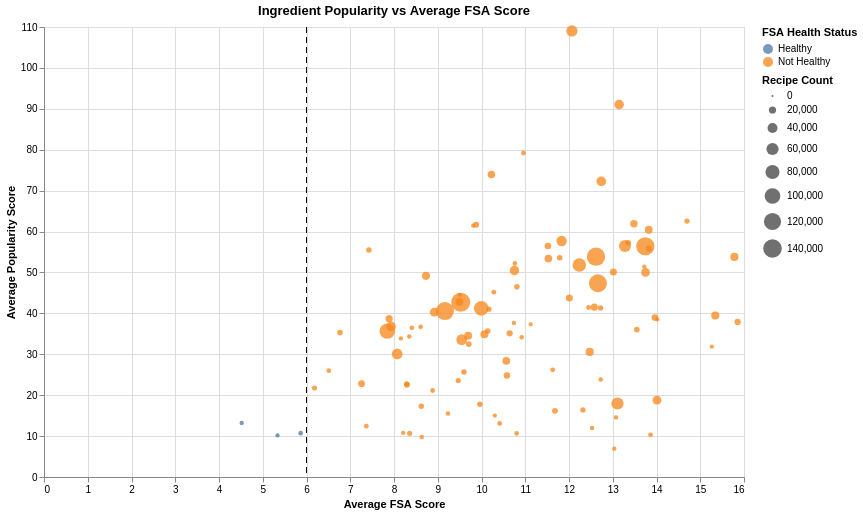

Notebook code cell kept with this figure:
### Code cell
import pandas as pd
import ast
import altair as alt
import numpy as np

alt.data_transformers.disable_max_rows()

# -----------------------------------
# 1. start from df_recipes
# -----------------------------------
df = df_recipes.copy()

# -----------------------------------
# 2. parse ingredients
# -----------------------------------
def parse_ingredients(x):
    if pd.isna(x):
        return []
    if isinstance(x, list):
        return [str(i).strip().lower() for i in x if str(i).strip()]
    if isinstance(x, str):
        x = x.strip()
        if x == "":
            return []
        if x.startswith("[") and x.endswith("]"):
            try:
                parsed = ast.literal_eval(x)
                if isinstance(parsed, list):
                    return [str(i).strip().lower() for i in parsed if str(i).strip()]
            except Exception:
                pass
        if "^" in x:
            return [i.strip().lower() for i in x.split("^") if i.strip()]
        return [x.lower()]
    return []

df["ingredients_list"] = df["ingredients_canonical_final_le_5_replace"].apply(parse_ingredients)

# -----------------------------------
# 3. explode to one row per ingredient
# -----------------------------------
df_exploded = df.explode("ingredients_list").copy()
df_exploded = df_exploded.rename(columns={"ingredients_list": "ingredient"})

df_exploded["ingredient"] = (
    df_exploded["ingredient"]
    .astype(str)
    .str.strip()
    .str.lower()
)

bad_values = {"", "nan", "none", "[]", "['']", '[""]'}
df_exploded = df_exploded[
    df_exploded["ingredient"].notna() &
    (~df_exploded["ingredient"].isin(bad_values))
].copy()

# -----------------------------------
# 4. remove spice-like ingredients
# -----------------------------------
spice_keywords = [
    "salt", "pepper", "black pepper", "white pepper",
    "garlic powder", "onion powder", "paprika", "cumin",
    "oregano", "basil", "thyme", "parsley", "chili powder",
    "chili", "cinnamon", "nutmeg", "clove", "ginger",
    "turmeric", "seasoning", "spice", "herb", "rosemary",
    "sage", "coriander", "cilantro", "bay leaf", "cardamom",
    "allspice", "dill", "mint", "tarragon", "marjoram","other_target_ingredient",
]

def is_spice(ingredient):
    ingredient = str(ingredient).lower()
    return any(spice in ingredient for spice in spice_keywords)

df_clean = df_exploded[~df_exploded["ingredient"].apply(is_spice)].copy()

# -----------------------------------
# 5. aggregate ingredient-level metrics
# -----------------------------------
ingredient_stats = (
    df_clean
    .groupby("ingredient")
    .agg(
        avg_FSA_score=("FSA_Score", "mean"),
        avg_popularity_score=("popularity_score", "mean"),
        recipe_count=("ingredient", "count")
    )
    .reset_index()
)

ingredient_stats = ingredient_stats[
    ingredient_stats["recipe_count"] >= 20
].copy()

# -----------------------------------
# 6. define healthy vs not healthy
#    lower FSA score = healthier
# -----------------------------------
fsa_threshold = 6

ingredient_stats["FSA_health_label"] = np.where(
    ingredient_stats["avg_FSA_score"] <= fsa_threshold,
    "Healthy",
    "Not Healthy"
)

# -----------------------------------
# 7. keep top N for cleaner dropdown
# -----------------------------------
top_n = 100
ingredient_stats = (
    ingredient_stats
    .sort_values("recipe_count", ascending=False)
    .head(top_n)
    .copy()
)

ingredient_list = sorted(ingredient_stats["ingredient"].tolist())
ingredient_options = ["All"] + ingredient_list

# regular parameter, not selection_point
ingredient_param = alt.param(
    name="ingredient_select",
    value="All",
    bind=alt.binding_select(
        options=ingredient_options,
        name="Select ingredient: "
    )
)

# -----------------------------------
# 8. base scatter plot
# -----------------------------------
base = alt.Chart(ingredient_stats).encode(
    x=alt.X("avg_FSA_score:Q", title="Average FSA Score"),
    y=alt.Y("avg_popularity_score:Q", title="Average Popularity Score"),
    size=alt.Size("recipe_count:Q", title="Recipe Count"),
    tooltip=[
        alt.Tooltip("ingredient:N", title="Ingredient"),
        alt.Tooltip("avg_FSA_score:Q", title="Avg FSA Score", format=".2f"),
        alt.Tooltip("avg_popularity_score:Q", title="Avg Popularity Score", format=".3f"),
        alt.Tooltip("recipe_count:Q", title="Recipe Count"),
        alt.Tooltip("FSA_health_label:N", title="FSA Health Status")
    ]
)

# -----------------------------------
# 9. all points colored by healthy / not healthy
# -----------------------------------
all_points = base.mark_circle(opacity=0.75).encode(
    color=alt.Color(
        "FSA_health_label:N",
        title="FSA Health Status"
    )
)

# -----------------------------------
# 10. highlight selected ingredient
#      show only if dropdown != All
# -----------------------------------
highlight_point = (
    alt.Chart(ingredient_stats)
    .transform_filter("ingredient_select != 'All' && datum.ingredient == ingredient_select")
    .mark_circle(size=350, stroke="black", strokeWidth=2, filled=False)
    .encode(
        x="avg_FSA_score:Q",
        y="avg_popularity_score:Q",
        tooltip=[
            alt.Tooltip("ingredient:N", title="Ingredient"),
            alt.Tooltip("avg_FSA_score:Q", title="Avg FSA Score", format=".2f"),
            alt.Tooltip("avg_popularity_score:Q", title="Avg Popularity Score", format=".3f"),
            alt.Tooltip("recipe_count:Q", title="Recipe Count"),
            alt.Tooltip("FSA_health_label:N", title="FSA Health Status")
        ]
    )
)

# -----------------------------------
# 11. label selected ingredient
# -----------------------------------
highlight_text = (
    alt.Chart(ingredient_stats)
    .transform_filter("ingredient_select != 'All' && datum.ingredient == ingredient_select")
    .mark_text(dx=8, dy=-8)
    .encode(
        x="avg_FSA_score:Q",
        y="avg_popularity_score:Q",
        text="ingredient:N"
    )
)

# -----------------------------------
# 12. optional cutoff line
# -----------------------------------
cutoff_df = pd.DataFrame({"fsa_cutoff": [fsa_threshold]})

cutoff_line = alt.Chart(cutoff_df).mark_rule(strokeDash=[6, 4]).encode(
    x="fsa_cutoff:Q"
)

# -----------------------------------
# 13. combine
# -----------------------------------
chart = (
    (all_points + cutoff_line + highlight_point + highlight_text)
    .add_params(ingredient_param)
    .properties(
        title="Ingredient Popularity vs Average FSA Score",
        width=700,
        height=450
    )
)

chart

### Figure 1 — Vega-Lite specification as saved in the notebook (floating-point values rounded to 4 significant figures)
{"config": {"view": {"continuousWidth": 300, "continuousHeight": 300}}, "layer": [{"data": {"name": "data-08fe593d0da8803e77c26758c3593f06"}, "mark": {"type": "circle", "opacity": 0.75}, "encoding": {"color": {"field": "FSA_health_label", "title": "FSA Health Status", "type": "nominal"}, "size": {"field": "recipe_count", "title": "Recipe Count", "type": "quantitative"}, "tooltip": [{"field": "ingredient", "title": "Ingredient", "type": "nominal"}, {"field": "avg_FSA_score", "format": ".2f", "title": "Avg FSA Score", "type": "quantitative"}, {"field": "avg_popularity_score", "format": ".3f", "title": "Avg Popularity Score", "type": "quantitative"}, {"field": "recipe_count", "title": "Recipe Count", "type": "quantitative"}, {"field": "FSA_health_label", "title": "FSA Health Status", "type": "nominal"}], "x": {"field": "avg_FSA_score", "title": "Average FSA Score", "type": "quantitative"}, "y": {"field": "avg_popularity_score", "title": "Average Popularity Score", "type": "quantitative"}}}, {"data": {"name": "data-5c79f04a1f786ea86a30ba53630971b1"}, "mark": {"type": "rule", "strokeDash": [6, 4]}, "encoding": {"x": {"field": "fsa_cutoff", "type": "quantitative"}}}, {"data": {"name": "data-08fe593d0da8803e77c26758c3593f06"}, "mark": {"type": "circle", "filled": false, "size": 350, "stroke": "black", "strokeWidth": 2}, "encoding": {"tooltip": [{"field": "ingredient", "title": "Ingredient", "type": "nominal"}, {"field": "avg_FSA_score", "format": ".2f", "title": "Avg FSA Score", "type": "quantitative"}, {"field": "avg_popularity_score", "format": ".3f", "title": "Avg Popularity Score", "type": "quantitative"}, {"field": "recipe_count", "title": "Recipe Count", "type": "quantitative"}, {"field": "FSA_health_label", "title": "FSA Health Status", "type": "nominal"}], "x": {"field": "avg_FSA_score", "type": "quantitative"}, "y": {"field": "avg_popularity_score", "type": "quantitative"}}, "transform": [{"filter": "ingredient_select != 'All' && datum.ingredient == ingredient_select"}]}, {"data": {"name": "data-08fe593d0da8803e77c26758c3593f06"}, "mark": {"type": "text", "dx": 8, "dy": -8}, "encoding": {"text": {"field": "ingredient", "type": "nominal"}, "x": {"field": "avg_FSA_score", "type": "quantitative"}, "y": {"field": "avg_popularity_score", "type": "quantitative"}}, "transform": [{"filter": "ingredient_select != 'All' && datum.ingredient == ingredient_select"}]}], "height": 450, "params": [{"name": "ingredient_select", "bind": {"input": "select", "options": ["All", "all purpose flour", "apple", "avocado", "bacon", "baking powder", "baking soda", "banana", "beef", "bittersweet chocolate", "black bean", "black olive", "blueberry", "boiling water", "brown sugar", "butter", "buttermilk", "cabbage", "canola oil", "carrot", "celery", "celery rib", "cheddar cheese", "cheese", "chicken", "chicken breast", "chicken broth", "chive", "chocolate chip", "cider vinegar", "coconut", "cold water", "cornstarch", "cranberry", "cream cheese", "cucumber", "curry powder", "dijon mustard", "dry mustard", "dry white wine", "egg", "evaporated milk", "flour", "garlic", "green chily", "green onion", "half and half", "ham", "heavy cream", "honey", "ketchup", "lemon", "lemon juice", "lemon zest", "lime juice", "maple syrup", "margarine", "mayonnaise", "milk", "monterey jack cheese", "mozzarella cheese", "mushroom", "olive oil", "onion", "orange", "parmesan cheese", "peanut butter", "pecan", "pineapple", "potato", "powdered sugar", "raisin", "red wine vinegar", "rice", "rolled oat", "salsa", "scallion", "sesame seed", "shallot", "sharp cheddar cheese", "shortening", "shrimp", "sour cream", "soy sauce", "spinach", "splenda sugar substitute", "strawberry", "sugar", "tomato", "tomato paste", "tomato sauce", "vanilla", "vanilla extract", "vinegar", "walnut", "water", "white wine", "whole wheat flour", "worcestershire sauce", "yogurt", "zucchini"], "name": "Select ingredient: "}, "value": "All"}], "title": "Ingredient Popularity vs Average FSA Score", "width": 700, "$schema": "https://vega.github.io/schema/vega-lite/v6.1.0.json", "datasets": {"data-08fe593d0da8803e77c26758c3593f06": [{"ingredient": "onion", "avg_FSA_score": 9.525, "avg_popularity_score": 42.7, "recipe_count": 147344, "FSA_health_label": "Not Healthy"}, {"ingredient": "sugar", "avg_FSA_score": 12.62, "avg_popularity_score": 53.85, "recipe_count": 136805, "FSA_health_label": "Not Healthy"}, {"ingredient": "butter", "avg_FSA_score": 13.74, "avg_popularity_score": 56.41, "recipe_count": 135578, "FSA_health_label": "Not Healthy"}, {"ingredient": "garlic", "avg_FSA_score": 9.164, "avg_popularity_score": 40.56, "recipe_count": 131991, "FSA_health_label": "Not Healthy"}, {"ingredient": "egg", "avg_FSA_score": 12.66, "avg_popularity_score": 47.36, "recipe_count": 131107, "FSA_health_label": "Not Healthy"}, {"ingredient": "olive oil", "avg_FSA_score": 7.846, "avg_popularity_score": 35.66, "recipe_count": 97292, "FSA_health_label": "Not Healthy"}, {"ingredient": "water", "avg_FSA_score": 9.995, "avg_popularity_score": 41.22, "recipe_count": 86916, "FSA_health_label": "Not Healthy"}, {"ingredient": "milk", "avg_FSA_score": 12.24, "avg_popularity_score": 51.81, "recipe_count": 73294, "FSA_health_label": "Not Healthy"}, {"ingredient": "flour", "avg_FSA_score": 13.11, "avg_popularity_score": 17.97, "recipe_count": 59313, "FSA_health_label": "Not Healthy"}, {"ingredient": "brown sugar", "avg_FSA_score": 13.28, "avg_popularity_score": 56.49, "recipe_count": 57412, "FSA_health_label": "Not Healthy"}, {"ingredient": "all purpose flour", "avg_FSA_score": 12.07, "avg_popularity_score": 109.0, "recipe_count": 50989, "FSA_health_label": "Not Healthy"}, {"ingredient": "lemon juice", "avg_FSA_score": 9.548, "avg_popularity_score": 33.58, "recipe_count": 46203, "FSA_health_label": "Not Healthy"}, {"ingredient": "tomato", "avg_FSA_score": 8.072, "avg_popularity_score": 30.08, "recipe_count": 45254, "FSA_health_label": "Not Healthy"}, {"ingredient": "baking powder", "avg_FSA_score": 11.83, "avg_popularity_score": 57.69, "recipe_count": 43254, "FSA_health_label": "Not Healthy"}, {"ingredient": "baking soda", "avg_FSA_score": 12.74, "avg_popularity_score": 72.26, "recipe_count": 37224, "FSA_health_label": "Not Healthy"}, {"ingredient": "vanilla extract", "avg_FSA_score": 13.15, "avg_popularity_score": 91.05, "recipe_count": 35940, "FSA_health_label": "Not Healthy"}, {"ingredient": "carrot", "avg_FSA_score": 7.933, "avg_popularity_score": 36.83, "recipe_count": 35563, "FSA_health_label": "Not Healthy"}, {"ingredient": "parmesan cheese", "avg_FSA_score": 10.75, "avg_popularity_score": 50.49, "recipe_count": 34650, "FSA_health_label": "Not Healthy"}, {"ingredient": "vanilla", "avg_FSA_score": 14.01, "avg_popularity_score": 18.79, "recipe_count": 31258, "FSA_health_label": "Not Healthy"}, {"ingredient": "green onion", "avg_FSA_score": 8.921, "avg_popularity_score": 40.3, "recipe_count": 30102, "FSA_health_label": "Not Healthy"}, {"ingredient": "sour cream", "avg_FSA_score": 13.75, "avg_popularity_score": 50.01, "recipe_count": 29131, "FSA_health_label": "Not Healthy"}, {"ingredient": "margarine", "avg_FSA_score": 12.47, "avg_popularity_score": 30.58, "recipe_count": 26363, "FSA_health_label": "Not Healthy"}, {"ingredient": "cream cheese", "avg_FSA_score": 15.78, "avg_popularity_score": 53.8, "recipe_count": 25825, "FSA_health_label": "Not Healthy"}, {"ingredient": "powdered sugar", "avg_FSA_score": 15.34, "avg_popularity_score": 39.48, "recipe_count": 25617, "FSA_health_label": "Not Healthy"}, {"ingredient": "celery", "avg_FSA_score": 8.731, "avg_popularity_score": 49.17, "recipe_count": 24974, "FSA_health_label": "Not Healthy"}, {"ingredient": "honey", "avg_FSA_score": 10.07, "avg_popularity_score": 34.89, "recipe_count": 24959, "FSA_health_label": "Not Healthy"}, {"ingredient": "mayonnaise", "avg_FSA_score": 9.494, "avg_popularity_score": 42.81, "recipe_count": 24178, "FSA_health_label": "Not Healthy"}, {"ingredient": "mushroom", "avg_FSA_score": 9.695, "avg_popularity_score": 34.53, "recipe_count": 23996, "FSA_health_label": "Not Healthy"}, {"ingredient": "beef", "avg_FSA_score": 13.82, "avg_popularity_score": 60.44, "recipe_count": 23552, "FSA_health_label": "Not Healthy"}, {"ingredient": "chicken breast", "avg_FSA_score": 10.57, "avg_popularity_score": 28.39, "recipe_count": 23474, "FSA_health_label": "Not Healthy"}, {"ingredient": "soy sauce", "avg_FSA_score": 11.53, "avg_popularity_score": 53.4, "recipe_count": 22723, "FSA_health_label": "Not Healthy"}, {"ingredient": "chicken broth", "avg_FSA_score": 10.23, "avg_popularity_score": 73.92, "recipe_count": 21588, "FSA_health_label": "Not Healthy"}, {"ingredient": "cheddar cheese", "avg_FSA_score": 13.48, "avg_popularity_score": 61.88, "recipe_count": 21343, "FSA_health_label": "Not Healthy"}, {"ingredient": "potato", "avg_FSA_score": 7.889, "avg_popularity_score": 38.7, "recipe_count": 19558, "FSA_health_label": "Not Healthy"}, {"ingredient": "bacon", "avg_FSA_score": 12.58, "avg_popularity_score": 41.52, "recipe_count": 19114, "FSA_health_label": "Not Healthy"}, {"ingredient": "worcestershire sauce", "avg_FSA_score": 13.01, "avg_popularity_score": 50.13, "recipe_count": 18794, "FSA_health_label": "Not Healthy"}, {"ingredient": "cornstarch", "avg_FSA_score": 12.01, "avg_popularity_score": 43.73, "recipe_count": 18722, "FSA_health_label": "Not Healthy"}, {"ingredient": "lime juice", "avg_FSA_score": 7.259, "avg_popularity_score": 22.8, "recipe_count": 17497, "FSA_health_label": "Not Healthy"}, {"ingredient": "walnut", "avg_FSA_score": 11.52, "avg_popularity_score": 56.48, "recipe_count": 16562, "FSA_health_label": "Not Healthy"}, {"ingredient": "pecan", "avg_FSA_score": 13.96, "avg_popularity_score": 38.97, "recipe_count": 16404, "FSA_health_label": "Not Healthy"}, {"ingredient": "lemon zest", "avg_FSA_score": 10.58, "avg_popularity_score": 24.82, "recipe_count": 16151, "FSA_health_label": "Not Healthy"}, {"ingredient": "heavy cream", "avg_FSA_score": 15.85, "avg_popularity_score": 37.91, "recipe_count": 14763, "FSA_health_label": "Not Healthy"}, {"ingredient": "raisin", "avg_FSA_score": 10.64, "avg_popularity_score": 35.12, "recipe_count": 14441, "FSA_health_label": "Not Healthy"}, {"ingredient": "dijon mustard", "avg_FSA_score": 9.877, "avg_popularity_score": 61.65, "recipe_count": 13772, "FSA_health_label": "Not Healthy"}, {"ingredient": "mozzarella cheese", "avg_FSA_score": 13.83, "avg_popularity_score": 55.79, "recipe_count": 12924, "FSA_health_label": "Not Healthy"}, {"ingredient": "half and half", "avg_FSA_score": 11.68, "avg_popularity_score": 16.17, "recipe_count": 12780, "FSA_health_label": "Not Healthy"}, {"ingredient": "banana", "avg_FSA_score": 9.709, "avg_popularity_score": 32.5, "recipe_count": 12006, "FSA_health_label": "Not Healthy"}, {"ingredient": "chicken", "avg_FSA_score": 13.55, "avg_popularity_score": 36.05, "recipe_count": 11699, "FSA_health_label": "Not Healthy"}, {"ingredient": "canola oil", "avg_FSA_score": 8.296, "avg_popularity_score": 22.52, "recipe_count": 11635, "FSA_health_label": "Not Healthy"}, {"ingredient": "zucchini", "avg_FSA_score": 6.765, "avg_popularity_score": 35.32, "recipe_count": 11402, "FSA_health_label": "Not Healthy"}, {"ingredient": "tomato sauce", "avg_FSA_score": 11.79, "avg_popularity_score": 53.58, "recipe_count": 11272, "FSA_health_label": "Not Healthy"}, {"ingredient": "tomato paste", "avg_FSA_score": 10.81, "avg_popularity_score": 46.5, "recipe_count": 11095, "FSA_health_label": "Not Healthy"}, {"ingredient": "rolled oat", "avg_FSA_score": 7.426, "avg_popularity_score": 55.5, "recipe_count": 11051, "FSA_health_label": "Not Healthy"}, {"ingredient": "shrimp", "avg_FSA_score": 10.14, "avg_popularity_score": 35.7, "recipe_count": 10968, "FSA_health_label": "Not Healthy"}, {"ingredient": "black olive", "avg_FSA_score": 9.598, "avg_popularity_score": 25.64, "recipe_count": 10902, "FSA_health_label": "Not Healthy"}, {"ingredient": "shallot", "avg_FSA_score": 9.963, "avg_popularity_score": 17.78, "recipe_count": 10769, "FSA_health_label": "Not Healthy"}, {"ingredient": "spinach", "avg_FSA_score": 8.292, "avg_popularity_score": 22.74, "recipe_count": 10764, "FSA_health_label": "Not Healthy"}, {"ingredient": "buttermilk", "avg_FSA_score": 12.72, "avg_popularity_score": 41.33, "recipe_count": 10734, "FSA_health_label": "Not Healthy"}, {"ingredient": "shortening", "avg_FSA_score": 13.35, "avg_popularity_score": 57.24, "recipe_count": 10399, "FSA_health_label": "Not Healthy"}, {"ingredient": "lemon", "avg_FSA_score": 8.624, "avg_popularity_score": 17.31, "recipe_count": 10376, "FSA_health_label": "Not Healthy"}, {"ingredient": "apple", "avg_FSA_score": 10.17, "avg_popularity_score": 41.02, "recipe_count": 10061, "FSA_health_label": "Not Healthy"}, {"ingredient": "ketchup", "avg_FSA_score": 14.7, "avg_popularity_score": 62.57, "recipe_count": 9898, "FSA_health_label": "Not Healthy"}, {"ingredient": "chocolate chip", "avg_FSA_score": 12.32, "avg_popularity_score": 16.39, "recipe_count": 9758, "FSA_health_label": "Not Healthy"}, {"ingredient": "scallion", "avg_FSA_score": 8.357, "avg_popularity_score": 10.67, "recipe_count": 9496, "FSA_health_label": "Not Healthy"}, {"ingredient": "strawberry", "avg_FSA_score": 9.469, "avg_popularity_score": 23.58, "recipe_count": 9485, "FSA_health_label": "Not Healthy"}, {"ingredient": "cucumber", "avg_FSA_score": 6.184, "avg_popularity_score": 21.76, "recipe_count": 9226, "FSA_health_label": "Not Healthy"}, {"ingredient": "vinegar", "avg_FSA_score": 11.63, "avg_popularity_score": 26.19, "recipe_count": 8338, "FSA_health_label": "Not Healthy"}, {"ingredient": "chive", "avg_FSA_score": 8.884, "avg_popularity_score": 21.15, "recipe_count": 8262, "FSA_health_label": "Not Healthy"}, {"ingredient": "coconut", "avg_FSA_score": 13.86, "avg_popularity_score": 10.3, "recipe_count": 8212, "FSA_health_label": "Not Healthy"}, {"ingredient": "red wine vinegar", "avg_FSA_score": 8.407, "avg_popularity_score": 36.46, "recipe_count": 8177, "FSA_health_label": "Not Healthy"}, {"ingredient": "white wine", "avg_FSA_score": 10.96, "avg_popularity_score": 79.2, "recipe_count": 8158, "FSA_health_label": "Not Healthy"}, {"ingredient": "ham", "avg_FSA_score": 12.45, "avg_popularity_score": 41.43, "recipe_count": 8062, "FSA_health_label": "Not Healthy"}, {"ingredient": "salsa", "avg_FSA_score": 10.28, "avg_popularity_score": 45.18, "recipe_count": 8059, "FSA_health_label": "Not Healthy"}, {"ingredient": "cabbage", "avg_FSA_score": 7.367, "avg_popularity_score": 12.42, "recipe_count": 7971, "FSA_health_label": "Not Healthy"}, {"ingredient": "avocado", "avg_FSA_score": 6.509, "avg_popularity_score": 25.98, "recipe_count": 7781, "FSA_health_label": "Not Healthy"}, {"ingredient": "rice", "avg_FSA_score": 10.42, "avg_popularity_score": 13.09, "recipe_count": 7688, "FSA_health_label": "Not Healthy"}, {"ingredient": "whole wheat flour", "avg_FSA_score": 5.867, "avg_popularity_score": 10.72, "recipe_count": 7236, "FSA_health_label": "Healthy"}, {"ingredient": "dry white wine", "avg_FSA_score": 10.8, "avg_popularity_score": 10.66, "recipe_count": 7093, "FSA_health_label": "Not Healthy"}, {"ingredient": "maple syrup", "avg_FSA_score": 10.76, "avg_popularity_score": 52.21, "recipe_count": 7014, "FSA_health_label": "Not Healthy"}, {"ingredient": "celery rib", "avg_FSA_score": 9.234, "avg_popularity_score": 15.51, "recipe_count": 6962, "FSA_health_label": "Not Healthy"}, {"ingredient": "boiling water", "avg_FSA_score": 10.92, "avg_popularity_score": 34.14, "recipe_count": 6960, "FSA_health_label": "Not Healthy"}, {"ingredient": "curry powder", "avg_FSA_score": 8.609, "avg_popularity_score": 36.7, "recipe_count": 6943, "FSA_health_label": "Not Healthy"}, {"ingredient": "pineapple", "avg_FSA_score": 12.73, "avg_popularity_score": 23.83, "recipe_count": 6885, "FSA_health_label": "Not Healthy"}, {"ingredient": "cheese", "avg_FSA_score": 12.53, "avg_popularity_score": 11.99, "recipe_count": 6847, "FSA_health_label": "Not Healthy"}, {"ingredient": "cranberry", "avg_FSA_score": 8.349, "avg_popularity_score": 34.33, "recipe_count": 6814, "FSA_health_label": "Not Healthy"}, {"ingredient": "orange", "avg_FSA_score": 8.634, "avg_popularity_score": 9.78, "recipe_count": 6469, "FSA_health_label": "Not Healthy"}, {"ingredient": "monterey jack cheese", "avg_FSA_score": 13.72, "avg_popularity_score": 51.42, "recipe_count": 6280, "FSA_health_label": "Not Healthy"}, {"ingredient": "black bean", "avg_FSA_score": 4.519, "avg_popularity_score": 13.22, "recipe_count": 6265, "FSA_health_label": "Healthy"}, {"ingredient": "cider vinegar", "avg_FSA_score": 10.74, "avg_popularity_score": 37.64, "recipe_count": 6256, "FSA_health_label": "Not Healthy"}, {"ingredient": "sesame seed", "avg_FSA_score": 8.157, "avg_popularity_score": 33.88, "recipe_count": 6196, "FSA_health_label": "Not Healthy"}, {"ingredient": "bittersweet chocolate", "avg_FSA_score": 13.03, "avg_popularity_score": 6.923, "recipe_count": 6192, "FSA_health_label": "Not Healthy"}, {"ingredient": "dry mustard", "avg_FSA_score": 13.07, "avg_popularity_score": 14.57, "recipe_count": 6187, "FSA_health_label": "Not Healthy"}, {"ingredient": "yogurt", "avg_FSA_score": 8.21, "avg_popularity_score": 10.79, "recipe_count": 6107, "FSA_health_label": "Not Healthy"}, {"ingredient": "green chily", "avg_FSA_score": 10.3, "avg_popularity_score": 15.02, "recipe_count": 6075, "FSA_health_label": "Not Healthy"}, {"ingredient": "splenda sugar substitute", "avg_FSA_score": 5.337, "avg_popularity_score": 10.17, "recipe_count": 6069, "FSA_health_label": "Healthy"}, {"ingredient": "sharp cheddar cheese", "avg_FSA_score": 14.02, "avg_popularity_score": 38.53, "recipe_count": 5948, "FSA_health_label": "Not Healthy"}, {"ingredient": "peanut butter", "avg_FSA_score": 9.811, "avg_popularity_score": 61.41, "recipe_count": 5907, "FSA_health_label": "Not Healthy"}, {"ingredient": "blueberry", "avg_FSA_score": 9.5, "avg_popularity_score": 44.5, "recipe_count": 5838, "FSA_health_label": "Not Healthy"}, {"ingredient": "cold water", "avg_FSA_score": 11.12, "avg_popularity_score": 37.33, "recipe_count": 5806, "FSA_health_label": "Not Healthy"}, {"ingredient": "evaporated milk", "avg_FSA_score": 15.26, "avg_popularity_score": 31.87, "recipe_count": 5744, "FSA_health_label": "Not Healthy"}], "data-5c79f04a1f786ea86a30ba53630971b1": [{"fsa_cutoff": 6}]}}
